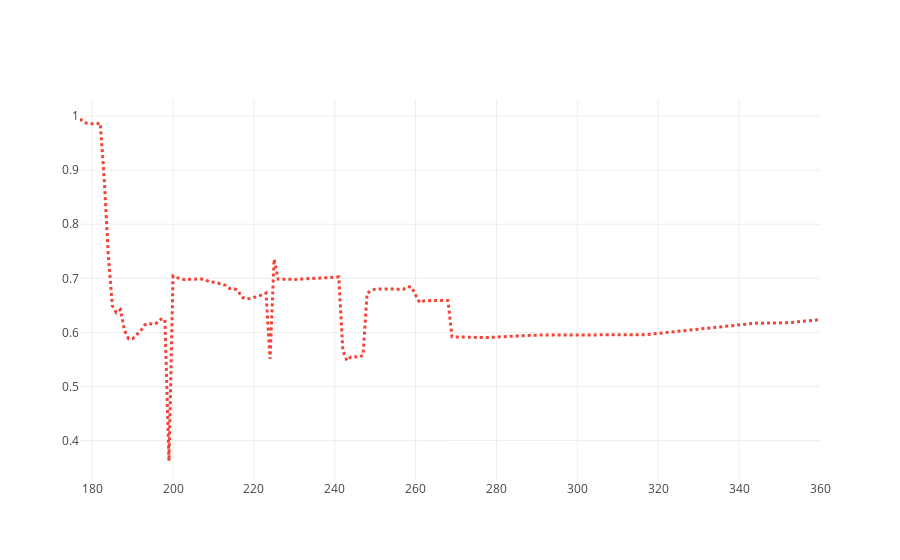

Here is the notebook cell this chart was saved with:
### Code cell
traceN = go.Scatter(
    x = x,
    y = nash,
    mode = 'lines',
    name = 'Nash.',
    line = dict(
        color = '#F44336',
        width = 3,
        dash = 'dot')
)
n = [traceN]
nfigname = "Nash.png"

%matplotlib inline
import plotlycred

online = False
if online:
    # fig = py.iplot(data) 
    fig = go.Figure(data=n)#, layout=layout)
    py.image.save_as(fig, filename=nfigname)
    # py.plot(fig, filename=figname) # Opens in web
else:
    fig = go.Figure(data=n)#, layout=layout)
    iplot(fig)

### Figure 1 — Plotly figure (JSON) as saved in the notebook; plotly's stock layout.template omitted (floating-point values rounded to 4 significant figures; data arrays with more than 128 entries replaced by an {"elided": "..."} marker saying what was removed)
{"data": [{"line": {"color": "#F44336", "dash": "dot", "width": 3}, "mode": "lines", "name": "Nash.", "type": "scatter", "x": {"elided": "184 int values"}, "y": {"elided": "184 float values"}}], "layout": {}}
